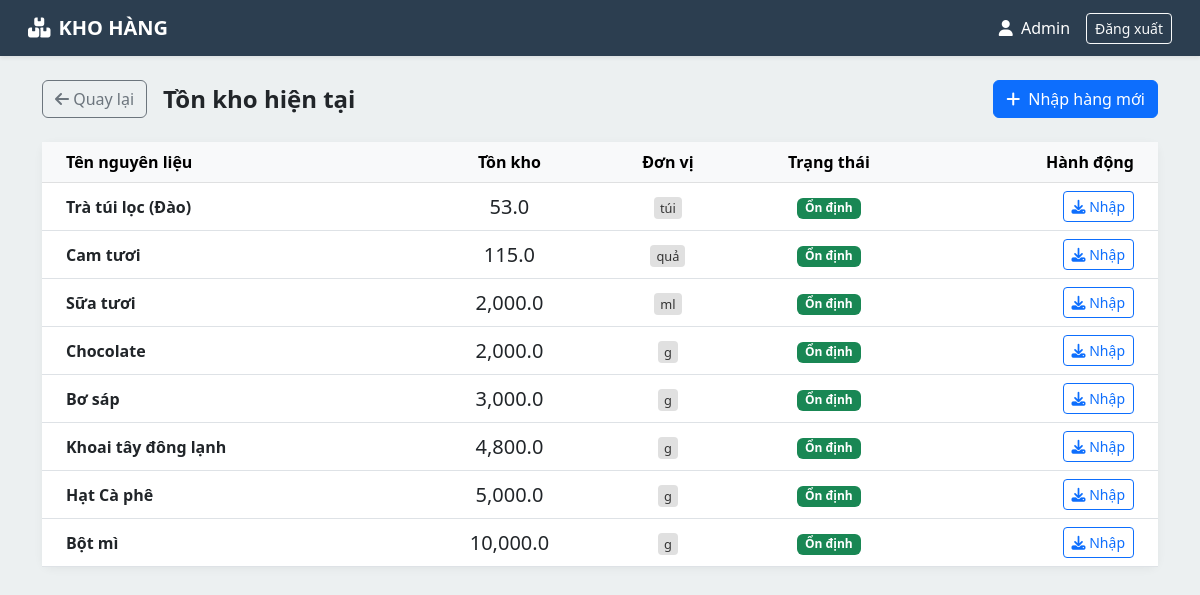
Before: /warehouse/index.php (signed in) with the older database file.
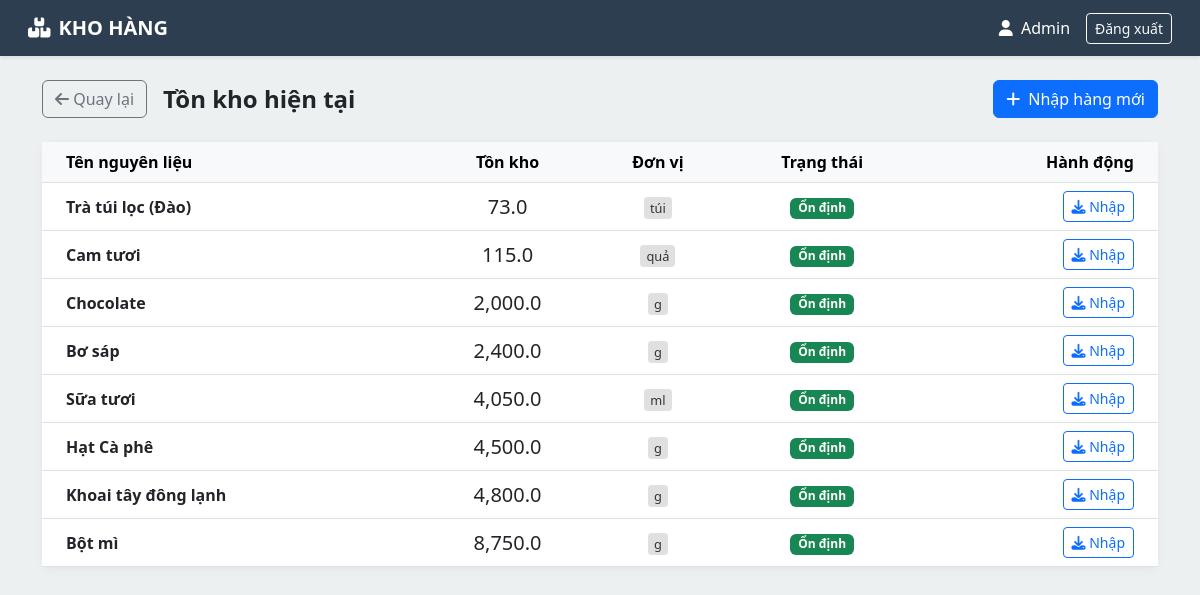
After: the same page with the newer database file.
### tables this page shows
CREATE TABLE `ingredients` (
  `id` int(11) NOT NULL,
  `name` varchar(100) NOT NULL,
  `unit` varchar(20) NOT NULL,
  `quantity` float DEFAULT 0,
  `min_quantity` float DEFAULT 10,
  `last_updated` timestamp NOT NULL DEFAULT current_timestamp() ON UPDATE current_timestamp()
);

### warehouse/index.php (the view, shortened to what this page needs)
<?php
require_once '../includes/db_connection.php';
$query = "SELECT * FROM ingredients ORDER BY quantity ASC";
$result = $mysqli->query($query);
?>
<!DOCTYPE html>
<html lang="vi">
<head>
    <link href="https://cdn.jsdelivr.net/npm/bootstrap@5.3.0/dist/css/bootstrap.min.css" rel="stylesheet">
    <link rel="stylesheet" href="https://cdnjs.cloudflare.com/ajax/libs/font-awesome/6.4.0/css/all.min.css">
</head>
<body>
<nav class="navbar navbar-expand-lg navbar-wh px-3 py-2 shadow-sm">
    <div class="container-fluid">
        <a class="navbar-brand text-white fw-bold" href="#"><i class="fa-solid fa-boxes-stacked me-2"></i>KHO HÀNG</a>
        <div class="d-flex align-items-center text-white">
            <span class="me-3"><i class="fa-solid fa-user me-1"></i> <?= $_SESSION['fullname'] ?? 'Thủ kho' ?></span>
            <a href="../logout.php" class="btn btn-sm btn-outline-light">Đăng xuất</a>
        </div>
    </div>
</nav>
<div class="container py-4">
    <div class="row mb-4">
        <div class="col-md-12 d-flex justify-content-between align-items-center">
            <div class="d-flex align-items-center">
                <a href="../index.php" class="btn btn-outline-secondary me-3">
                    <i class="fa-solid fa-arrow-left"></i> Quay lại
                </a>
                <h4 class="fw-bold text-dark mb-0">Tồn kho hiện tại</h4>
            </div>
            <button class="btn btn-primary" data-bs-toggle="modal" data-bs-target="#importModal">
                <i class="fa-solid fa-plus me-2"></i>Nhập hàng mới
            </button>
        </div>
    </div>
    <div class="card card-stock">
        <div class="card-body p-0">
            <table class="table table-hover align-middle mb-0">
                <thead class="table-light">
                    <tr>
                        <th class="ps-4">Tên nguyên liệu</th>
                        <th class="text-center">Tồn kho</th>
                        <th class="text-center">Đơn vị</th>
                        <th class="text-center">Trạng thái</th>
                        <th class="text-end pe-4">Hành động</th>
                    </tr>
                </thead>
                <tbody>
                    <?php while($row = $result->fetch_assoc()): ?>
                        <?php
                            $qty = (float)$row['quantity'];
                            $status_text = "Ổn định";
                            $status_class = "badge bg-success";
                            $row_class = "";
                        ?>
                        <tr class="<?= $row_class ?>">
                            <td class="ps-4 fw-bold"><?= $row['name'] ?></td>
                            <td class="text-center fs-5 <?= ($qty <= 0) ? 'text-danger fw-bold' : '' ?>">
                                <?= number_format($qty, 1) ?>
                            </td>
                            <td class="text-center"><span class="unit-badge"><?= $row['unit'] ?></span></td>
                            <td class="text-center">
                                <span class="<?= $status_class ?>">
                                    <?= $status_text ?>
                                </span>
                            </td>
                            <td class="text-end pe-4">
                                <button class="btn btn-sm btn-outline-primary btn-quick-import"
                                        data-id="<?= $row['id'] ?>"
                                        data-name="<?= $row['name'] ?>"
                                        data-unit="<?= $row['unit'] ?>">
                                    <i class="fa-solid fa-download"></i> Nhập
                                </button>
                            </td>
                        </tr>
                    <?php endwhile; ?>
                </tbody>
            </table>
        </div>
    </div>
</div>
</body>
</html>

Changed rows visible on the page:
changed ingredients "Trà túi lọc (Đào)": quantity "53.0" → "73.0"
changed ingredients "Bơ sáp": quantity "3,000.0" → "2,400.0"
changed ingredients "Sữa tươi": quantity "2,000.0" → "4,050.0"; moves down the list
changed ingredients "Hạt Cà phê": quantity "5,000.0" → "4,500.0"; moves up the list
changed ingredients "Bột mì": quantity "10,000.0" → "8,750.0"
